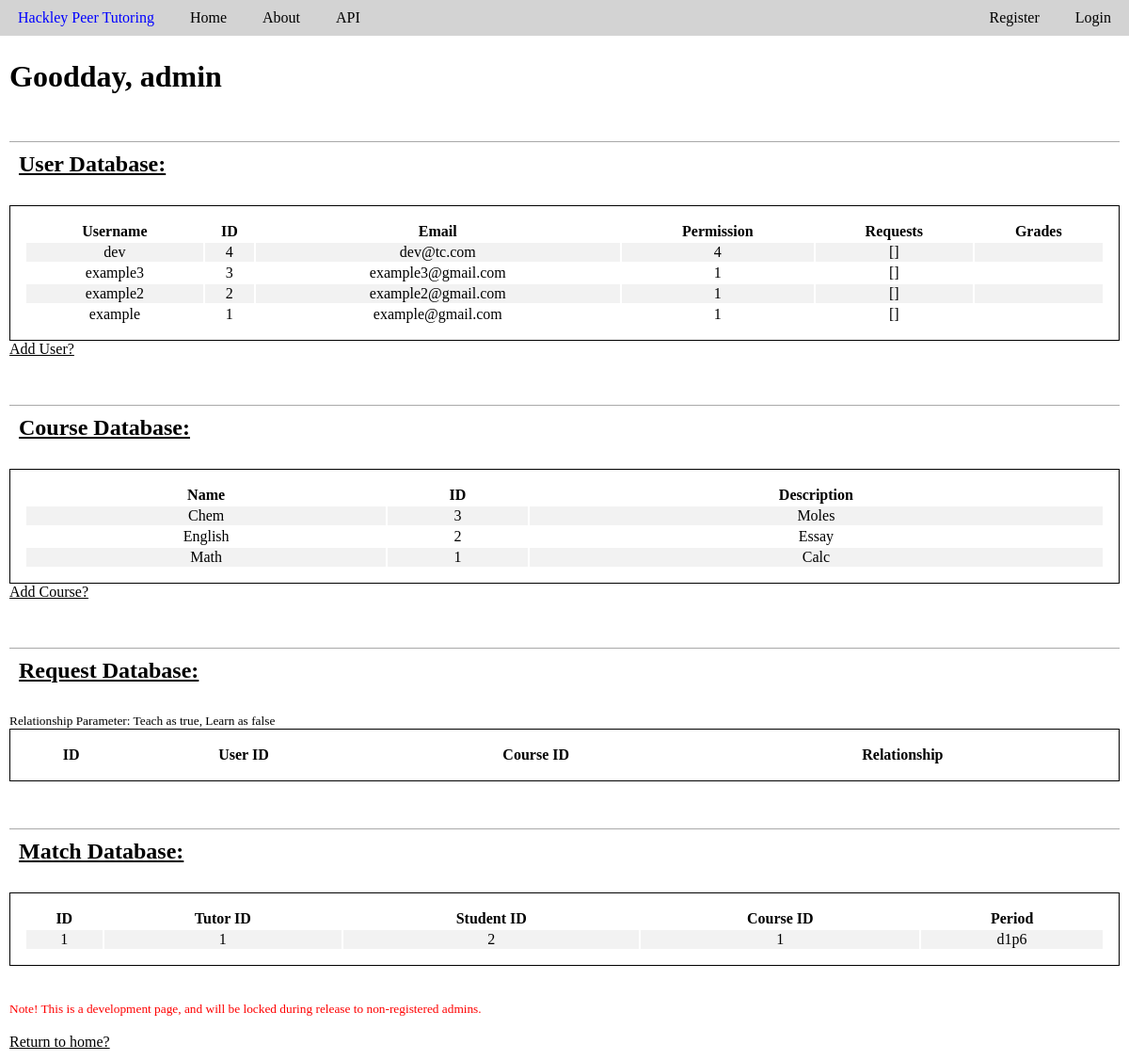
The page /admin on the database its author committed.
### PeerTutor/models.py (models this page shows, shortened)
class User(db.Model, UserMixin):
    __tablename__ = 'user'
    id = db.Column(db.Integer, primary_key=True)
    username = db.Column(db.String(20), unique=True, nullable=False)
    email = db.Column(db.String(120), unique=True, nullable=False)
    password = db.Column(db.String(60), nullable=False)
    permission = db.Column(db.Integer, default='1')
    grade = db.Column(db.Integer, nullable=False)
    date_joined = db.Column(db.DateTime, nullable=False, default=datetime.utcnow)
    gradeLevels = db.Column(db.String(20), default="8,9,10,11,12") #8 means all middle school
    schedule = db.relationship('Schedule', backref='user', lazy=True)
    requests = db.relationship('CourseRequest', backref='user', lazy=True)

class Course(db.Model):
    __tablename__ = 'course'
    id = db.Column(db.Integer, primary_key=True)
    name = db.Column(db.String(20), unique=True, nullable=False)
    description = db.Column(db.Text, nullable=False)

class Match(db.Model):
    __tablename__ = 'match'
    id = db.Column(db.Integer, primary_key=True)
    tutor_id = db.Column(db.Integer, nullable=False)
    tutee_id = db.Column(db.Integer, nullable=False)
    course_id = db.Column(db.Integer, nullable=False)
    period = db.Column('period', db.String, nullable=False)

### PeerTutor/admin/routes.py (the view)
@admin.route("/admin")
def adminPage():
        users = User.query.order_by(User.date_joined.desc()).all()
        courses = Course.query.order_by(Course.id.desc()).all()
        requests = CourseRequest.query.order_by(CourseRequest.id.desc()).all()
        matches = Match.query.order_by(Match.id.desc()).all()
        return render_template('/admin.html', users=users, courses=courses,
            get_user_requests=get_user_requests, requests=requests, extract=extract,
            matches=matches)

### PeerTutor/admin/utils.py (called while the page is built, shortened)
def get_user_requests(user):
    requests = CourseRequest.query.filter_by(user=user).all()
    array_requests = []
    return array_requests

### PeerTutor/templates/admin.html (shortened to what this page needs)
{% extends 'base.html' %}
{% block content %}
    <h1> Goodday, admin </h1>
    <h2 class="admin-table-title"> User Database: </h2>
    <table class="admin-table">
        <tr>
            <th> Username </th>
            <th> ID </th>
            <th> Email </th>
            <th> Permission </th>
            <th> Requests </th>
            <th> Grades </th>
        </tr>
        {% for user in users %}
            <tr>
                <td> {{ user.username }} </td>
                <td> {{ user.id }} </td>
                <td> {{ user.email }} </td>
                <td> {{ user.permission }} </td>
                <td> {{ get_user_requests(user) }} </td>
                <td> {{ user.teachableGrades }}</td>
            </tr>
        {% endfor %}
    </table>
    <a class="development-link" href="{{ url_for('admin.addUser')}}"> Add User? </a>
    <h2 class="admin-table-title"> Course Database: </h2>
    <table class="admin-table">
        <tr>
            <th> Name </th>
            <th> ID </th>
            <th> Description </th>
        </tr>
        {% for course in courses %}
            <tr>
                <td> {{ course.name }} </td>
                <td> {{ course.id }} </td>
                <td> {{ course.description }} </td>
            </tr>
        {% endfor %}
    </table>
    <a class="development-link" href="{{ url_for('admin.addCourse')}}"> Add Course? </a>
    <br>
    <h2 class="admin-table-title"> Request Database: </h2>
    <small>
        Relationship Parameter: Teach as true, Learn as false
    </small>
    <table class="admin-table">
        <tr>
            <th> ID </th>
            <th> User ID </th>
            <th> Course ID </th>
            <th> Relationship </th>
        </tr>
    </table>
    <h2 class="admin-table-title"> Match Database: </h2>
    <table class="admin-table">
        <tr>
            <th> ID </th>
            <th> Tutor ID </th>
            <th> Student ID </th>
            <th> Course ID </th>
            <th> Period </th>
        </tr>
        {% for match in matches %}
            <tr>
                <td> {{ match.id }} </td>
                <td> {{ match.tutor_id }} </td>
                <td> {{ match.tutee_id }} </td>
                <td> {{ match.course_id }} </td>
                <td> {{ match.period }} </td>
            </tr>
        {% endfor %}
    </table>
    <br> <br>
    <small style="color:red">
        Note! This is a development page, and will be locked during release to non-registered admins.
    </small>
    <br> <br>
    <a class="development-link" href="{{url_for('main.home')}}"> Return to home? </a>
{% endblock %}

### PeerTutor/templates/base.html (shortened to what this page needs)
<!DOCTYPE html>
<html lang="en">
<head>
    <link rel="stylesheet" type="text/css" href="{{ url_for('static', filename='main.css') }}">
</head>
<body>
  <header class="nav-bar-header">
    <nav class="nav-bar-nav">
      <div class="nav-bar-div">
        <a class="link left-link logo" href="{{ url_for('main.home') }}">Hackley Peer Tutoring</a>
          <div class="left-link-group">
            <a class="link left-link" href="{{ url_for('main.home') }}">Home</a>
            <a class="link left-link" href="{{ url_for('main.home') }}">About</a>
            <a class="link left-link" href="{{ url_for('main.apiHelp')}}">API</a>
          </div>
          <div class="right-link-group">
          {% if current_user.is_authenticated %}
            <a class="link right-link" href=" {{ url_for('users.logout') }}">Logout</a>
            <a class="link right-link" href=" {{ url_for('users.account') }}">Account</a>
            <a class="link right-link" href=" {{ url_for('tutor_functions.sessions') }}">Sessions</a>
            <a class="link right-link" href=" {{ url_for('tutor_functions.requests') }}">Requests</a>
          {% else %}
            <a class="link right-link" href=" {{ url_for('users.login') }}">Login</a>
            <a class="link right-link" href="{{ url_for('users.register') }}">Register</a>
          {% endif %}
        </div>
      </div>
    </nav>
  </header>
  <main role="main" class="content">
      <div class="#">
      <div class="#">
          {% block content %}{% endblock %}
      </div>
  </main>
</body>

### PeerTutor/static/main.css (style rules this page uses)
body { margin: 0px; }
.admin-table { border: 1px solid black; width: 100%; text-align: center; padding: 15px; }
tr { border-bottom: 1px solid black; border-right: 1px solid black; }
tr:nth-child(even) { background-color: #f2f2f2; }
.admin-table-title { text-decoration: underline; border-top: 1px solid darkgrey; margin-top: 50px; padding:10px; }
.development-link { color: black; }
.link { display: inline; padding-top: 10px; padding-bottom: 10px; padding-right: 19px; padding-left: 19px; margin-top:0px; color:black; text-decoration: none; background-color: lightgrey; }
.right-link { float: right; }
.left-link { float: left; }
.nav-bar-header { display:inline-block; height: auto; width: 100%; padding-top: 0px; background-color: lightgrey; margin-top: 0px; margin-left: 0px; margin-right: 0px; }
.logo { border-style: hidden; color: blue; margin-left: 0px; }
.left-link-group { float: left; }
.right-link-group { float:right; }
.nav-bar-nav { width: 100%; margin-top: 0px; margin-left: 0px; margin-right: 0px; }
.nav-bar-div { margin: 0px; }
.content { margin: 10px; }

### rows shown on the page
User: username "dev", id "4", email "dev@tc.com", permission "4", get_user_requests "[]"
User: username "example3", id "3", email "example3@gmail.com", permission "1", get_user_requests "[]"
User: username "example2", id "2", email "example2@gmail.com", permission "1", get_user_requests "[]"
User: username "example", id "1", email "example@gmail.com", permission "1", get_user_requests "[]"
Course: name "Chem", id "3", description "Moles"
Course: name "English", id "2", description "Essay"
Course: name "Math", id "1", description "Calc"
Match: id "1", tutor_id "1", tutee_id "2", course_id "1", period "d1p6"
